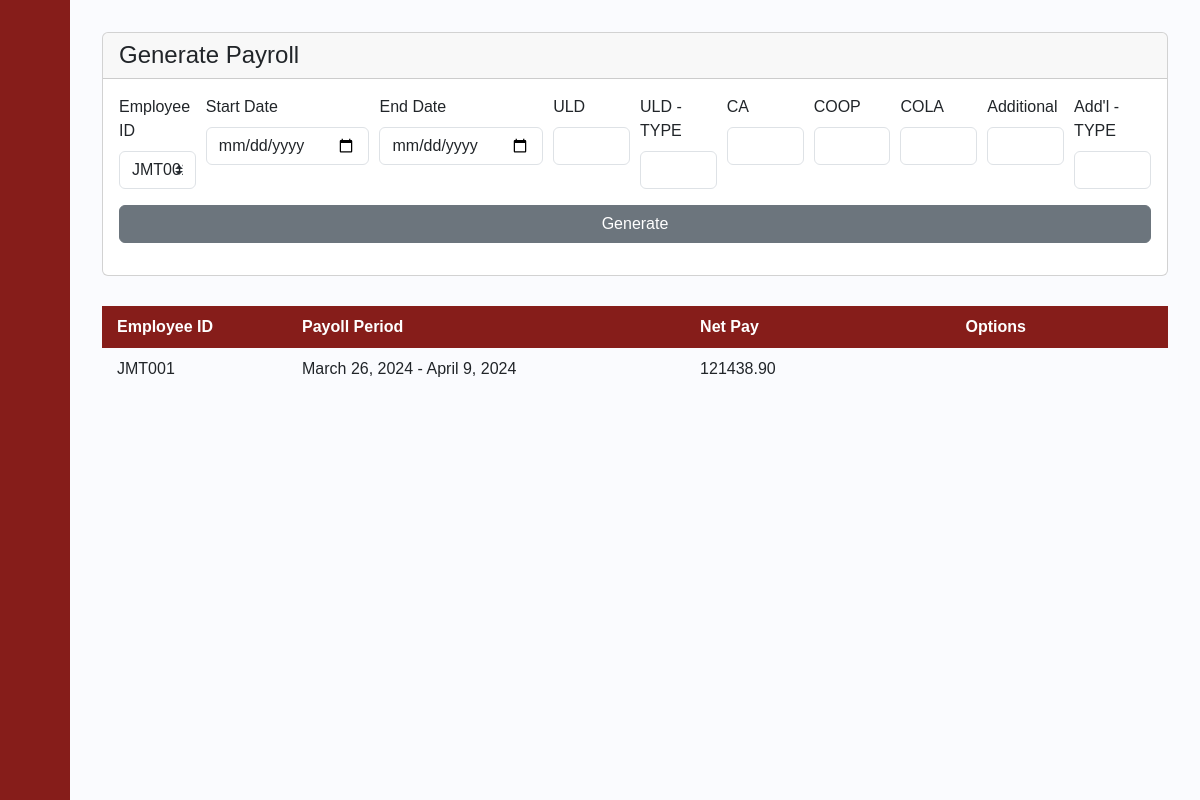
The page /generate_page/1/ on the database its author committed.
### payrollapp/models.py (models this page shows, shortened)
class Payslip_Transaction(models.Model):
    Transaction_ID = models.IntegerField(primary_key=True)
    Date_Distributed = models.DateField(blank=True, null=True)
    Start_Date = models.DateField(blank=True, null=True)
    End_Date = models.DateField(blank=True, null=True)
    Net_Pay = models.FloatField()
    Total_Deductions = models.FloatField()
    Absence_Deductions = models.FloatField()
    OT = models.FloatField()
    NightShift = models.FloatField()
    Holiday_Comp = models.FloatField()
    Employee_ID = models.ForeignKey(Employee, on_delete=models.CASCADE)
    SSS_Rate_ID = models.FloatField()
    PhilHealth_Rate_ID = models.FloatField()
    HDMF_Rate_ID = models.FloatField()
    WTAX_Rate_ID = models.FloatField()
    HMO_Rate_ID = models.FloatField()
    ULDeductions_Rate_ID = models.ForeignKey(UNIFORMLAPTOPDEDUCTIONS, on_delete=models.CASCADE)
    CA_Rate_ID = models.ForeignKey(CA, on_delete=models.CASCADE)
    COOP_Rate_ID = models.ForeignKey(COOP, on_delete=models.CASCADE)
    COLA_Rate_ID = models.ForeignKey(COLA, on_delete=models.CASCADE)
    AddtlEarning_Rate_ID = models.ForeignKey(ADDITIONAL_EARNINGS, on_delete=models.CASCADE)

class Employee(models.Model):
    Last_name = models.CharField(max_length=50)
    First_name = models.CharField(max_length=50)
    Middle_name = models.CharField(max_length=50, blank=True, null=True)
    id_number = models.CharField(max_length=6, primary_key=True)
    Status  = models.CharField(max_length=255)
    Department  = models.CharField(max_length=255)
    Role   = models.CharField(max_length=255)
    Join_Date = models.DateField(blank=True, null=True)
    Phone_Number = models.CharField(max_length=255)
    Email = models.CharField(max_length=255)
    BankNumber = models.CharField(max_length=255)
    Salary   = models.FloatField()
    Vacation_Leaves = models.IntegerField()
    Sick_Leaves = models.IntegerField()
    def getID(self):
        return self.id_number
    def __str__(self):
        z = str(self.getID())
        return z

### payrollapp/views.py (the view)
# urls.py: path('generate_page/<int:UID>/', views.generate_page, name='generate_page'),
def generate_page(request, UID):
    a = Employee.objects.all()
    payslip=Payslip_Transaction.objects.all()
    user = get_object_or_404(USER_ACCOUNT, pk=UID)
    if (request.method == "POST"):
        try:
            employee = request.POST.get('inputID')
        except:
            messages.error(request, "Error missing values") #VERY NIECHE EDGE CASE(I took a look and the chances are incredibly slim but if in a miracle the company lasts THAT long, reallistically we should have migrated or upgraded but error code just in case)
            path = '/generate_page/' + str(user.pk)
            return redirect(path)
        try:
            start  = request.POST.get('inputStartDate')
            try:
                start = datetime.strptime(start, "%Y-%m-%d").date()
            except ValueError:
                messages.error(request, "Invalid date format. Please use YYYY-MM-DD.")
                path = '/generate_page/' + str(user.pk)
                return redirect(path)
        except:
            messages.error(request, "Error missing values") #VERY NIECHE EDGE CASE(I took a look and the chances are incredibly slim but if in a miracle the company lasts THAT long, reallistically we should have migrated or upgraded but error code just in case)
            return render(request, 'payrollapp/generate_page.html' , {'user':user, 'a':a,'payslip':payslip})
        try:
            end  = request.POST.get('inputEndDate')
            try:
                end = datetime.strptime(end, "%Y-%m-%d").date()
            except ValueError:
                messages.error(request, "Invalid date format. Please use YYYY-MM-DD.")
                return render(request, 'payrollapp/generate_page.html', {'user':user, 'a':a, 'payslip':payslip})
        except:
            messages.error(request, "Error missing values") #VERY NIECHE EDGE CASE(I took a look and the chances are incredibly slim but if in a miracle the company lasts THAT long, reallistically we should have migrated or upgraded but error code just in case)
            return render(request, 'payrollapp/generate_page.html', {'user':user, 'a':a, 'payslip':payslip})
        try:
            ULD_AM = request.POST.get('inputULD')
        except:
            messages.error(request, "Error missing values") #VERY NIECHE EDGE CASE(I took a look and the chances are incredibly slim but if in a miracle the company lasts THAT long, reallistically we should have migrated or upgraded but error code just in case)
            return render(request, 'payrollapp/generate_page.html', {'user':user, 'a':a, 'payslip':payslip})
        try:
            ULD_T = request.POST.get('inputULDT')
        except:
            messages.error(request, "Error missing values") #VERY NIECHE EDGE CASE(I took a look and the chances are incredibly slim but if in a miracle the company lasts THAT long, reallistically we should have migrated or upgraded but error code just in case)
            return render(request, 'payrollapp/generate_page.html', {'user':user, 'a':a, 'payslip':payslip})
        try:
            CA_AM = request.POST.get('inputCA')
        except:
            messages.error(request, "Error missing values") #VERY NIECHE EDGE CASE(I took a look and the chances are incredibly slim but if in a miracle the company lasts THAT long, reallistically we should have migrated or upgraded but error code just in case)
            return render(request, 'payrollapp/generate_page.html', {'user':user, 'a':a, 'payslip':payslip})
        try:
            COOP_AM = request.POST.get('inputCOOP')
        except:
            messages.error(request, "Error missing values") #VERY NIECHE EDGE CASE(I took a look and the chances are incredibly slim but if in a miracle the company lasts THAT long, reallistically we should have migrated or upgraded but error code just in case)
            return render(request, 'payrollapp/generate_page.html', {'user':user, 'a':a, 'payslip':payslip})
        try:
            COLA_AM = request.POST.get('inputCOLA')
        except:
            messages.error(request, "Error missing values") #VERY NIECHE EDGE CASE(I took a look and the chances are incredibly slim but if in a miracle the company lasts THAT long, reallistically we should have migrated or upgraded but error code just in case)
            return render(request, 'payrollapp/generate_page.html', {'user':user}, {'a':a}, {'payslip':payslip})
        try:
            ADDE_AM = request.POST.get('inputADDE')
        except:
            messages.error(request, "Error missing values") #VERY NIECHE EDGE CASE(I took a look and the chances are incredibly slim but if in a miracle the company lasts THAT long, reallistically we should have migrated or upgraded but error code just in case)
            path = '/generate_page/' + str(user.pk)
            return redirect(path)
        try:
            ADDE_T = request.POST.get('inputADDET')
        except:
            messages.error(request, "Error missing values") #VERY NIECHE EDGE CASE(I took a look and the chances are incredibly slim but if in a miracle the company lasts THAT long, reallistically we should have migrated or upgraded but error code just in case)
            path = '/generate_page/' + str(user.pk)
            return redirect(path)
        emp = get_object_or_404(Employee, id_number = employee)
        total_hours = ATTENDANCE_HISTORY.objects.filter(Employee_ID=emp, Date__range=(start, end))
        if not total_hours.exists():
            messages.error(request, "Warning: No History records found for employee during payroll period")
            return render(request, 'payrollapp/generate_page.html' , {'user':user,'a':a, 'payslip':payslip})
        total, absenceDues, SSS_RATE_ID, PH_ID, HDMF_ID,  WITH_ID, OT, NightIncrease , Holiday_Comp, Total_Deductions = calculateSALARY(employee, start, end, ULD_AM, ULD_T, CA_AM, COOP_AM, COLA_AM, ADDE_AM, ADDE_T)
        try:
            if Payslip_Transaction.objects.filter(End_Date=end).exists():
                print('error already exists')
                messages.error(request, "Error: Already Exists")
            else:
                xyz = get_object_or_404(HMO, pk=1)
                Payslip_Transaction.objects.create(
                Date_Distributed = datetime.now().date(),
                Start_Date = start,
                End_Date = end,
                Net_Pay = total,
                Total_Deductions= Total_Deductions,
                Absence_Deductions = absenceDues,
                OT= OT,
                NightShift = NightIncrease,
                Holiday_Comp = Holiday_Comp,
                Employee_ID = get_object_or_404(Employee, pk=employee),
                SSS_Rate_ID = SSS_RATE_ID,
                PhilHealth_Rate_ID = PH_ID,
                HDMF_Rate_ID = HDMF_ID,
                WTAX_Rate_ID = WITH_ID,
                HMO_Rate_ID = xyz.HMO_Amount,
                ULDeductions_Rate_ID = UNIFORMLAPTOPDEDUCTIONS.objects.last(),
                CA_Rate_ID = CA.objects.last(),
                COOP_Rate_ID = COOP.objects.last(),
                COLA_Rate_ID = COLA.objects.last(),
                AddtlEarning_Rate_ID = ADDITIONAL_EARNINGS.objects.last()
                )
                messages.success(request, "Payroll successfully generated!")
        except:
            print("Soemthing fked up")
        path = '/generate_page/' + str(user.pk)
        return redirect(path)
    else:
        return render(request, 'payrollapp/generate_page.html' , {'user':user,'a':a, 'payslip':payslip})

### payrollapp/templates/payrollapp/generate_page.html (shortened to what this page needs)
{% extends 'payrollapp/base.html' %}
{% load static %}
{% load mathfilters %}
{% block content %}
<div class="content">
    <div class="card">
        <h4 class="card-header">Generate Payroll</h4>
        <div class="card-body">
            <form method="POST" action="#">{% csrf_token %}
                <div class="form-row">
                    <div class="form-group col-md-1">
                        <label for="inputID">Employee ID</label>
                        <select class="form-control custom-select mr-sm-2" id="inputID" name="inputID" required>
                        {% for b in a %}
                            <option value="{{b.id_number}}">{{b.id_number}}</option>
                        {% endfor %}
                        </select>
                    </div>
                    <div class="form-group col-md-2">
                        <label for="inputStartDate">Start Date</label>
                        <input type="date" class="form-control" id="inputStartDate" name="inputStartDate" required>
                    </div>
                    <div class="form-group col-md-2">
                        <label for="inputEndDate">End Date</label>
                        <input type="date" class="form-control" id="inputEndDate" name="inputEndDate" required>
                    </div>
                    <div class="form-group col-md-1">
                        <label for="inputULD">ULD</label>
                        <input type="number" class="form-control" id="inputULD" name="inputULD" min='0' step='0.01' required>
                    </div>
                    <div class="form-group col-md-1">
                        <label for="inputULDT">ULD - TYPE</label>
                        <input type="text" class="form-control" id="inputULDT" name="inputULDT" required>
                    </div>
                    <div class="form-group col-md-1">
                        <label for="inputCA">CA</label>
                        <input type="number" class="form-control" id="inputCA" name="inputCA" min='0'step='0.01' required>
                    </div>
                    <div class="form-group col-md-1">
                        <label for="inputCOOP">COOP</label>
                        <input type="number" class="form-control" id="inputCOOP" name="inputCOOP" min='0' step='0.01' required>
                    </div>
                    <div class="form-group col-md-1">
                        <label for="inputCOLA">COLA</label>
                        <input type="number" class="form-control" id="inputCOLA" name="inputCOLA" min='0' step='0.01' required>
                    </div>
                    <div class="form-group col-md-1">
                        <label for="inputADDE">Additional </label>
                        <input type="number" class="form-control" id="inputADDE" name="inputADDE" min='0' step='0.1' required>
                    </div>
                    <div class="form-group col-md-1">
                        <label for="inputADDET">Add'l - TYPE</label>
                        <input type="text" class="form-control" id="inputADDET" name="inputADDET" required>
                    </div>
                </div>
                <div class="text-center">
                    <button class="btn btn-secondary btn-block" type="submit">Generate</button>
                </div>
            </form>
        </div>
    </div>
    <div style="overflow-x:auto;">
        <table id="posts">
            <thead>
                <tr>
                    <th style="width:5%">Employee ID</th>
                    <th style="width:15%">Payoll Period</th>
                    <th style="width:10%">Net Pay</th>
                    <th style="width:8%">Options</th>
                </tr>
            </thead>
            <tbody>
                {% for i in payslip %}
                <tr>
                    <td>{{i.Employee_ID}}</td>
                    <td>{{i.Start_Date}} - {{i.End_Date}}</td>
                    <td>{{i.Net_Pay|floatformat:2}}</td>
                    <td class="form-row">
                        <a class="btn" href="{% url 'payroll_breakdown' UID=user.pk  TID=i.Transaction_ID %}"></a>
                    </td>
                </tr>
                {% endfor %}
            </tbody>
        </table>
    </div>
</div>
{% endblock %}

### rows shown on the page
Payslip_Transaction: Employee_ID "JMT001", Start_Date "March 26, 2024", End_Date "April 9, 2024", Net_Pay "121438.90"

### other values the page prints
form field inputID "JMT001"
